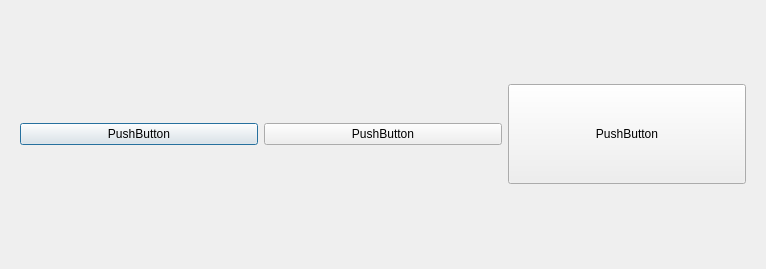
<?xml version="1.0" encoding="UTF-8"?>
<ui version="4.0">
 <class>Dialog</class>
 <widget class="QDialog" name="Dialog">
  <property name="geometry">
   <rect>
    <x>0</x>
    <y>0</y>
    <width>766</width>
    <height>269</height>
   </rect>
  </property>
  <property name="minimumSize">
   <size>
    <width>1</width>
    <height>0</height>
   </size>
  </property>
  <property name="windowTitle">
   <string>Dialog</string>
  </property>
  <layout class="QVBoxLayout" name="verticalLayout">
   <item>
    <widget class="QWidget" name="widget" native="true">
     <layout class="QHBoxLayout" name="horizontalLayout">
      <item>
       <widget class="QPushButton" name="pushButton">
        <property name="sizePolicy">
         <sizepolicy hsizetype="MinimumExpanding" vsizetype="Fixed">
          <horstretch>0</horstretch>
          <verstretch>0</verstretch>
         </sizepolicy>
        </property>
        <property name="text">
         <string>PushButton</string>
        </property>
       </widget>
      </item>
      <item>
       <widget class="QPushButton" name="pushButton_2">
        <property name="sizePolicy">
         <sizepolicy hsizetype="MinimumExpanding" vsizetype="Fixed">
          <horstretch>0</horstretch>
          <verstretch>0</verstretch>
         </sizepolicy>
        </property>
        <property name="text">
         <string>PushButton</string>
        </property>
       </widget>
      </item>
      <item>
       <widget class="QPushButton" name="pushButton_3">
        <property name="sizePolicy">
         <sizepolicy hsizetype="MinimumExpanding" vsizetype="Fixed">
          <horstretch>0</horstretch>
          <verstretch>0</verstretch>
         </sizepolicy>
        </property>
        <property name="minimumSize">
         <size>
          <width>50</width>
          <height>100</height>
         </size>
        </property>
        <property name="text">
         <string>PushButton</string>
        </property>
       </widget>
      </item>
     </layout>
    </widget>
   </item>
  </layout>
 </widget>
 <resources/>
 <connections/>
</ui>
